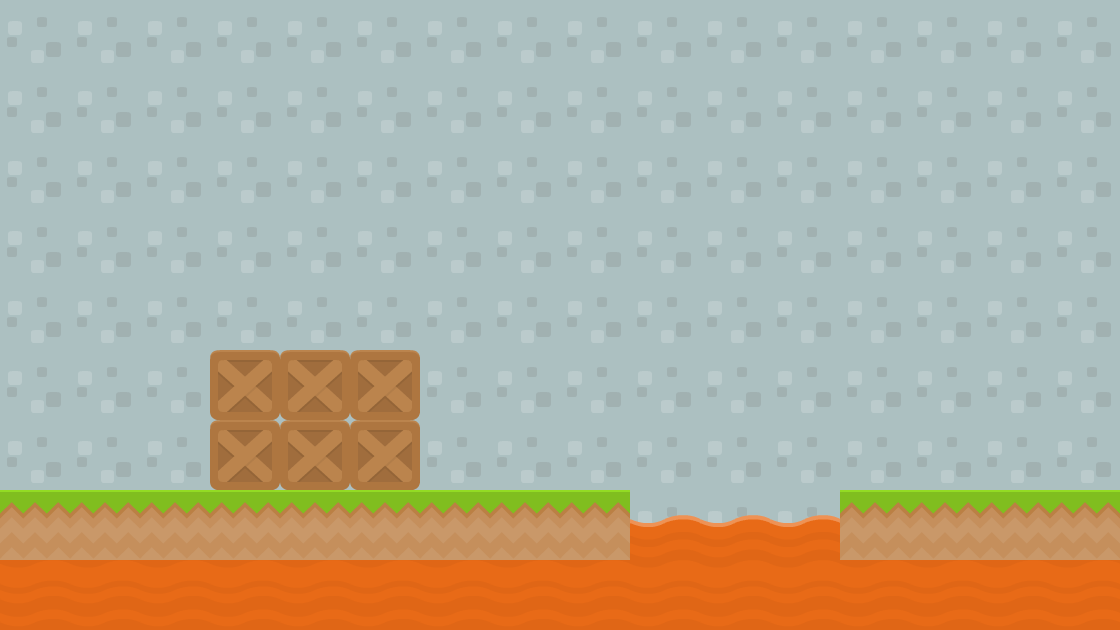

This game map was drawn from its Tiled (.tmx) file and the tilesets committed beside it. A one-line description and the trimmed map source follow:
An orthogonal 16x9 tile map with 70x70 px tiles, 4 tile layers (background1, foreground2, foreground1, collision), 2 tilesets.

<map version="1.0" orientation="orthogonal" width="16" height="9" tilewidth="70" tileheight="70">
 <tileset firstgid="1" name="background-tiles" tilewidth="70" tileheight="70">
  <image source="../img/background-tiles.png" width="910" height="910" />
 </tileset>
 <tileset firstgid="170" name="meta-tiles" tilewidth="70" tileheight="70">
  <image source="../img/meta-tiles.png" width="350" height="70" />
  <tile id="4">
   <properties>
    <property name="type" value="solid" />
   </properties>
  </tile>
 </tileset>
 <layer name="background1" width="16" height="9">
  <data>[144 cells, 144 non-empty, 1 distinct tile ids]</data>
 </layer>
 <layer name="foreground2" width="16" height="9">
  <data>[144 cells, 6 non-empty, 1 distinct tile ids]</data>
 </layer>
 <layer name="foreground1" width="16" height="9">
  <data>[144 cells, 32 non-empty, 3 distinct tile ids]</data>
 </layer>
 <layer name="collision" width="16" height="9" opacity="0">
  <data>[144 cells, 19 non-empty, 1 distinct tile ids]</data>
 </layer>
</map>
